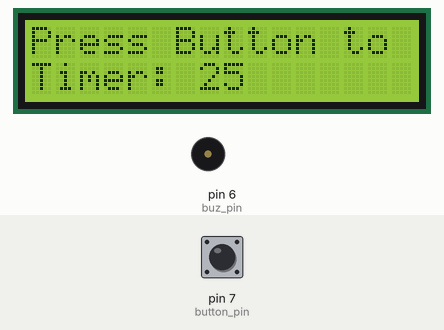
A sketch run on a simulated Arduino Uno, built with avr-gcc and run on an emulated ATmega328P. On the bench: 16×2 character LCD, buzzer (waves = sounding). The inputs (shaded band) are chosen by the test bench; at power-on: pin 7 (button_pin) LOW. What the sketch prints to the serial monitor is not drawn.

Above: at 1.2 s.
1.3 s: pin 7 (button_pin) pulled HIGH for 1.25 s
At 2.5 s:
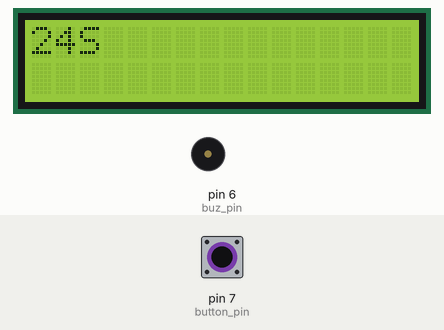
At 28.4 s:
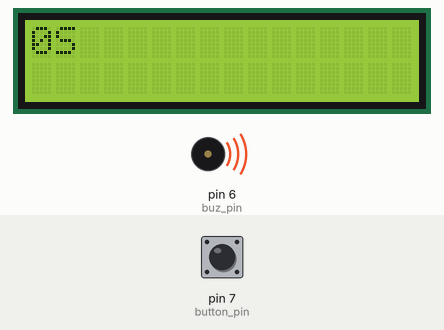
Timing chart, 0 to 29.9 s (numbered marks = the images above; inputs shaded):
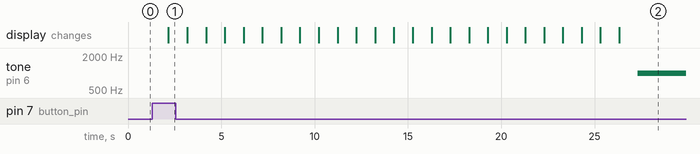

The sketch:

Project_A1.ino
```cpp
#include <LiquidCrystal_I2C.h>


int seconds = 25;
int button_pin = 7;
int buz_pin = 6;
bool buz_state = false;


LiquidCrystal_I2C lcd(0x27,  16, 2);

void setup() {
  // put your setup code here, to run once:
  pinMode(buz_pin, OUTPUT);
  pinMode(button_pin, INPUT);
  lcd.init();
  lcd.backlight();
  Serial.begin(9600);
}

void loop() {
  lcd.clear();
  lcd.setCursor(0,0);
  lcd.print("Press Button to start");
  lcd.setCursor(0,1);
  lcd.print("Timer: " + String(seconds));
  if (digitalRead(button_pin) == 1){
    seconds = 25;
    while (seconds > 0){
      seconds --;
      Serial.println(seconds);

      lcd.setCursor(0,0);
      lcd.clear();
      print_time(seconds);
      delay(1000);
    }
    if (seconds == 0){
      while(digitalRead(button_pin) == 0){
      tone(buz_pin, 1000);
      delay(1000);
      noTone(buz_pin);
      }
      noTone(buz_pin);

    }

  }
    delay(1000);
}

void print_time(int a){
  int seconds = a;
  int minutes;
  int hours;
  if (seconds/60 > 0){
    minutes = seconds / 60;
    seconds = seconds - minutes*60;
    if (minutes/60 > 0){
      hours = minutes/60;
      minutes = minutes - hours*60;
      lcd.print(String(hours)+"H"+String(minutes)+"M"+String(seconds)+"S");
    }
    else{
      lcd.print(String(minutes)+"M"+String(seconds)+"S");
    }
  }
  else{
    lcd.print(String(seconds)+"S");
  }
}
```

Measured:
- after the input at 1.3 s, tone on pin 6 (buz_pin): silent → 1000 Hz after 26.0 s; the display: changes after 0.87 s (image 1)
